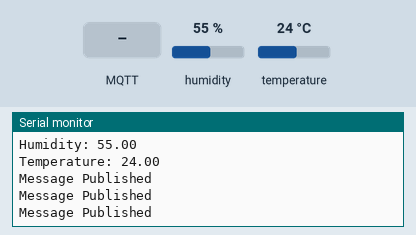
Recording of a program running on a simulated ESP32. Shown: the last lines printed to the serial monitor. The test bench sets the inputs (shaded band); at power-on: humidity 55 %, temperature 24 °C. WiFi joins after 1.5 s; servers stay silent unless stated; no MQTT or app messages arrive unless stated.

Above: at 2.7 s.
2.8 s: MQTT message "1" arrives on the first subscribed topic
At 4.0 s:
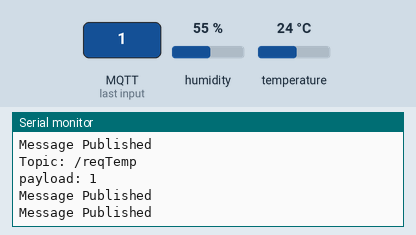
4.3 s: MQTT message "on" arrives on the first subscribed topic
At 5.4 s:
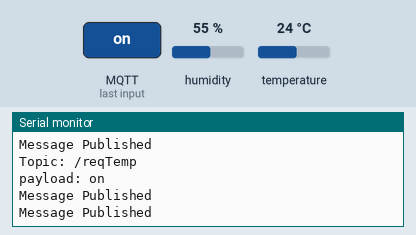
5.8 s: MQTT message "off" arrives on the first subscribed topic
At 6.3 s:
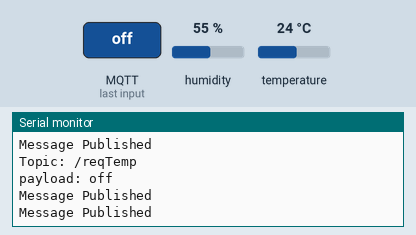

Measured:
- after the input at 2.8 s, the serial monitor: prints a new line at once (image 1)
- after the input at 4.3 s, the serial monitor: prints a new line at once (image 2)
- after the input at 5.8 s, the serial monitor: prints a new line at once (image 3)

The program:

main.cpp
```cpp
#include "conectionWiFIMQTT.h"

#include "topics.h"
#define DHTPIN 19

#define DHTTYPE DHT22
DHT dht(DHTPIN, DHTTYPE);


void setup() {
  Serial.begin(9600);
  Serial.println(__FILE__);
  setupConnections();
  dht.begin();


  xTaskCreate(
    vConnectingMqttTask,
    "Connecting MQTT Task",
    8192,
    NULL,
    1,
    NULL);

  xTaskCreate(
    vTempHumi,    /* Task function. */
   "vTempHumi", /* name of task. */
    //10000,                   /* Stack size of task */
    5000,  /* Stack size of task */
    NULL,  /* parameter of the task */
    2,     /* priority of the task */
    NULL);
    xTaskCreate(
    vBotTg,
   "vBotTg",
    //10000,
    5000,
    NULL,
    3,
    NULL);
}

void loop() {
  // Wait a few seconds between measurements.

}
```

MQTTCredentials.h
```cpp
#define mqtt_server ""
#define mqtt_port 1883
#define mqtt_user ""
#define mqtt_password ""
```

conectionWiFIMQTT.h
```cpp
//#include "credentials.h"
#include <WiFi.h>
#include "PubSubClient.h"
#include <ESPmDNS.h>
#include <WiFiClient.h>
#include "MQTTCredentials.h"
#include "topics.h"
#include "DHT.h"
#define DHTPIN 19

#define DHTTYPE DHT22
void vConectionWiFi();
String szGetMac();
void missatgeRebut(char* topic, byte* payload, unsigned int length);
void vSetupMqtt();
void vMqttConnect();
void vConnectingMqttTask(void * parameter);
void setupConnections();
void publish(const char *topic, const char *message);
void vTempHumi(void * parameter);
void vTempHumi(void *parameter);
void vBotTg(void *parameter);
```

credentials.h
```cpp
#ifndef credentials_h
#define credentials_h
const char* ssid= "";
const char* password ="";
#endif
```

topics.h
```cpp
#define TOPIC_TEMP "/JAPASE/TEMP"
#define DADES_TEMP "/novesDades"
#define DADES_HUMI "/novesDadesHumitat"
#define TOPIC_HEAT "/JAPASE/HeatIndex"
#define TOPIC_REQTemp "/reqTemp"
```

conectionWiFiMQTT.cpp
```cpp
#include "conectionWiFIMQTT.h"
#include "credentials.h"
#define MAC_SIZE 15
float humidity;
float temp;
float heatIndex;
char sMac[MAC_SIZE];

WiFiClient espClient;

PubSubClient client(espClient);
void vConectionWiFi(){
Serial.printf("Connecting to %s ",  ssid);
     WiFi.begin( ssid, password);
     while (WiFi.status() != WL_CONNECTED) {
      delay(500);
      Serial.print(".");
  }
  Serial.println(" CONNECTED");
}

String szGetMac()
{
    byte mac[6];
    String szMAC = "";
    char szMac[3];

    WiFi.macAddress(mac);
    //for (int i = 5; i >= 0; i--)
    for (int i = 0; i < 6; i++)
    {
        if (mac[i] > 0x0F)
            sprintf(szMac, "%2X", mac[i]);
        else
            sprintf(szMac, "0%X", mac[i]);
        szMAC += szMac;
    }

    return szMAC;
}
void missatgeRebut(char* topic, byte* payload, unsigned int length){
  String szTopic = String(topic), szPayload = "";
  Serial.print("Topic: ");
  Serial.println(topic);

  Serial.print("payload: ");
  for (int i = 0; i < length; i++) {
    Serial.print((char)payload[i]);
    szPayload += (char)payload[i];
  }
  Serial.println();
  if(szTopic=TOPIC_REQTemp){
    publish(TOPIC_TEMP, String(temp).c_str());
    publish(TOPIC_HEAT, String(heatIndex).c_str());

  }
}void vMqttConnect() {
     while (!client.connected()) {
    Serial.print("MQTT connecting ...");
    String clientId = szGetMac();
    if (client.connect(clientId.c_str(), mqtt_user, mqtt_password)) {
      Serial.println("connected");
      client.subscribe(TOPIC_REQTemp);

      }
    else{
      Serial.println("failed, status code = ");
      Serial.print(client.state());
      Serial.println("try again in 5 seconds");
      delay(5000);

    }
  }
}
void vSetupMqtt() {

  client.setServer(mqtt_server, mqtt_port);
  client.setCallback(missatgeRebut);

}

void setupConnections(){
  vConectionWiFi();
  szGetMac().toCharArray(sMac, MAC_SIZE);
  Serial.println("");
  Serial.println("WiFi connected");
  Serial.println("IP address: ");
  Serial.println(WiFi.localIP());
  vSetupMqtt();
  vMqttConnect();
}
void publish(const char *topic, const char *message){
  client.publish(topic, message);
  Serial.println("Message Published");
}

void vConnectingMqttTask(void * parameter){
   for (;;) {
    if (!client.connected()) {
      setupConnections();
    }
    client.loop();

    vTaskDelay(10);
  }
  vTaskDelete(NULL);
}

void vTempHumi(void *parameter){
  DHT dht(19, DHTTYPE);
  for(;;){
      dht.begin();

   humidity = dht.readHumidity();
   temp=dht.readTemperature();
   if (isnan(humidity) || isnan(temp) ) {
    Serial.println(F("Failed to read from DHT sensor!"));
  }else{
  heatIndex = dht.computeHeatIndex(humidity, temp, false);
  String h = "Humidity: "+ String(humidity);
  Serial.println(h);
  String t = "Temperature: "+String(temp);
  Serial.println(t);
  String hic="Heat index: "+ String(heatIndex);
  Serial.println(hic);
  publish(TOPIC_TEMP, String(temp).c_str());
  delay(500);

  delay(500);
  publish(TOPIC_HEAT, String(heatIndex).c_str());
  delay(3600000 );
  }
  vTaskDelay(10);

}
vTaskDelete(NULL);

}
void vBotTg(void *parameter){
    DHT dht(19, DHTTYPE);

  for(;;){
          dht.begin();

   humidity = dht.readHumidity();
   temp=dht.readTemperature();
   if (isnan(humidity) || isnan(temp) ) {
    Serial.println(F("Failed to read from DHT sensor!"));
  }else{
  heatIndex = dht.computeHeatIndex(humidity, temp, false);
  String h = "Humidity: "+ String(humidity);
  Serial.println(h);
  String t = "Temperature: "+String(temp);
  Serial.println(t);
  publish(DADES_TEMP, String(temp).c_str());
  publish(DADES_HUMI, String(humidity).c_str());
  delay(21600000);
  }
}
}
```
